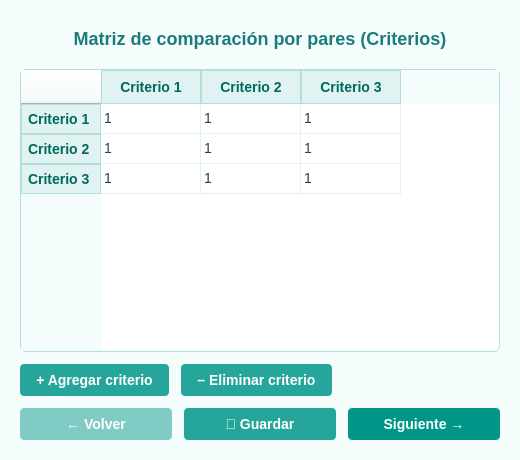
<?xml version="1.0" encoding="UTF-8"?>
<ui version="4.0">
 <class>Widget_CriteriaTableWidget</class>
 <widget class="QWidget" name="Widget_CriteriaTableWidget">
  <property name="geometry">
   <rect>
    <x>0</x>
    <y>0</y>
    <width>520</width>
    <height>460</height>
   </rect>
  </property>
  <property name="windowTitle">
   <string>Matriz de criterios AHP</string>
  </property>
  <property name="styleSheet">
   <string notr="true">
    QWidget {
        background-color: #F5FCFC;
        font-family: "Segoe UI", "Roboto", sans-serif;
        font-size: 14px;
        color: #2C3E50;
    }
    QLabel#titleLabel {
        font-size: 18px;
        font-weight: bold;
        color: #1C7C7C;
        padding: 8px;
    }
    QTableWidget {
        background-color: #FFFFFF;
        border: 1px solid #B2DFDB;
        border-radius: 6px;
        gridline-color: #E0F2F1;
        selection-background-color: #B2DFDB;
        selection-color: #004D40;
    }
    QHeaderView::section {
        background-color: #E0F2F1;
        color: #00695C;
        padding: 6px;
        border: 1px solid #B2DFDB;
        border-radius: 0px;
        font-weight: bold;
    }
    QPushButton {
        background-color: #26A69A;
        color: white;
        border: none;
        border-radius: 4px;
        padding: 8px 16px;
        font-weight: bold;
    }
    QPushButton:hover {
        background-color: #00897B;
    }
    QPushButton:pressed {
        background-color: #00796B;
    }
    QPushButton#backButton {
        background-color: #80CBC4;
    }
    QPushButton#backButton:hover {
        background-color: #4DB6AC;
    }
    QPushButton#saveButton {
        background-color: #26A69A;
    }
    QPushButton#saveButton:hover {
        background-color: #00897B;
    }
    QPushButton#nextButton {
        background-color: #009688;
    }
    QPushButton#nextButton:hover {
        background-color: #00796B;
    }
   </string>
  </property>
  <layout class="QVBoxLayout" name="verticalLayout">
   <property name="spacing">
    <number>12</number>
   </property>
   <property name="leftMargin">
    <number>20</number>
   </property>
   <property name="topMargin">
    <number>20</number>
   </property>
   <property name="rightMargin">
    <number>20</number>
   </property>
   <property name="bottomMargin">
    <number>20</number>
   </property>
   <item>
    <widget class="QLabel" name="titleLabel">
     <property name="text">
      <string>Matriz de comparación por pares (Criterios)</string>
     </property>
     <property name="alignment">
      <set>Qt::AlignCenter</set>
     </property>
    </widget>
   </item>
   <item>
    <widget class="QTableWidget" name="tableWidget">
     <property name="rowCount">
      <number>3</number>
     </property>
     <property name="columnCount">
      <number>3</number>
     </property>
     <property name="editTriggers">
      <set>QAbstractItemView::AllEditTriggers</set>
     </property>
     <property name="selectionMode">
      <enum>QAbstractItemView::SingleSelection</enum>
     </property>
     <attribute name="horizontalHeaderVisible">
      <bool>true</bool>
     </attribute>
     <attribute name="verticalHeaderVisible">
      <bool>true</bool>
     </attribute>
     <row>
      <property name="text">
       <string>Criterio 1</string>
      </property>
     </row>
     <row>
      <property name="text">
       <string>Criterio 2</string>
      </property>
     </row>
     <row>
      <property name="text">
       <string>Criterio 3</string>
      </property>
     </row>
     <column>
      <property name="text">
       <string>Criterio 1</string>
      </property>
     </column>
     <column>
      <property name="text">
       <string>Criterio 2</string>
      </property>
     </column>
     <column>
      <property name="text">
       <string>Criterio 3</string>
      </property>
     </column>
     <item row="0" column="0">
      <property name="text">
       <string>1</string>
      </property>
     </item>
     <item row="0" column="1">
      <property name="text">
       <string>1</string>
      </property>
     </item>
     <item row="0" column="2">
      <property name="text">
       <string>1</string>
      </property>
     </item>
     <item row="1" column="0">
      <property name="text">
       <string>1</string>
      </property>
     </item>
     <item row="1" column="1">
      <property name="text">
       <string>1</string>
      </property>
     </item>
     <item row="1" column="2">
      <property name="text">
       <string>1</string>
      </property>
     </item>
     <item row="2" column="0">
      <property name="text">
       <string>1</string>
      </property>
     </item>
     <item row="2" column="1">
      <property name="text">
       <string>1</string>
      </property>
     </item>
     <item row="2" column="2">
      <property name="text">
       <string>1</string>
      </property>
     </item>
    </widget>
   </item>
   <item>
    <layout class="QHBoxLayout" name="horizontalLayout">
     <property name="spacing">
      <number>12</number>
     </property>
     <item>
      <widget class="QPushButton" name="addCriterionButton">
       <property name="text">
        <string>+ Agregar criterio</string>
       </property>
      </widget>
     </item>
     <item>
      <widget class="QPushButton" name="removeCriterionButton">
       <property name="text">
        <string>– Eliminar criterio</string>
       </property>
      </widget>
     </item>
     <item>
      <spacer name="horizontalSpacer">
       <property name="orientation">
        <enum>Qt::Horizontal</enum>
       </property>
       <property name="sizeHint" stdset="0">
        <size>
         <width>40</width>
         <height>20</height>
        </size>
       </property>
      </spacer>
     </item>
    </layout>
   </item>
   <item>
    <layout class="QHBoxLayout" name="navigationLayout">
     <property name="spacing">
      <number>12</number>
     </property>
     <item>
      <widget class="QPushButton" name="backButton">
       <property name="text">
        <string>← Volver</string>
       </property>
       <property name="toolTip">
        <string>Regresar a la vista anterior</string>
       </property>
      </widget>
     </item>
     <item>
      <widget class="QPushButton" name="saveButton">
       <property name="text">
        <string>💾 Guardar</string>
       </property>
       <property name="toolTip">
        <string>Guardar el estado actual de la matriz</string>
       </property>
      </widget>
     </item>
     <item>
      <widget class="QPushButton" name="nextButton">
       <property name="text">
        <string>Siguiente →</string>
       </property>
       <property name="toolTip">
        <string>Avanzar a la siguiente vista</string>
       </property>
      </widget>
     </item>
    </layout>
   </item>
  </layout>
 </widget>
 <resources/>
 <connections/>
</ui>
